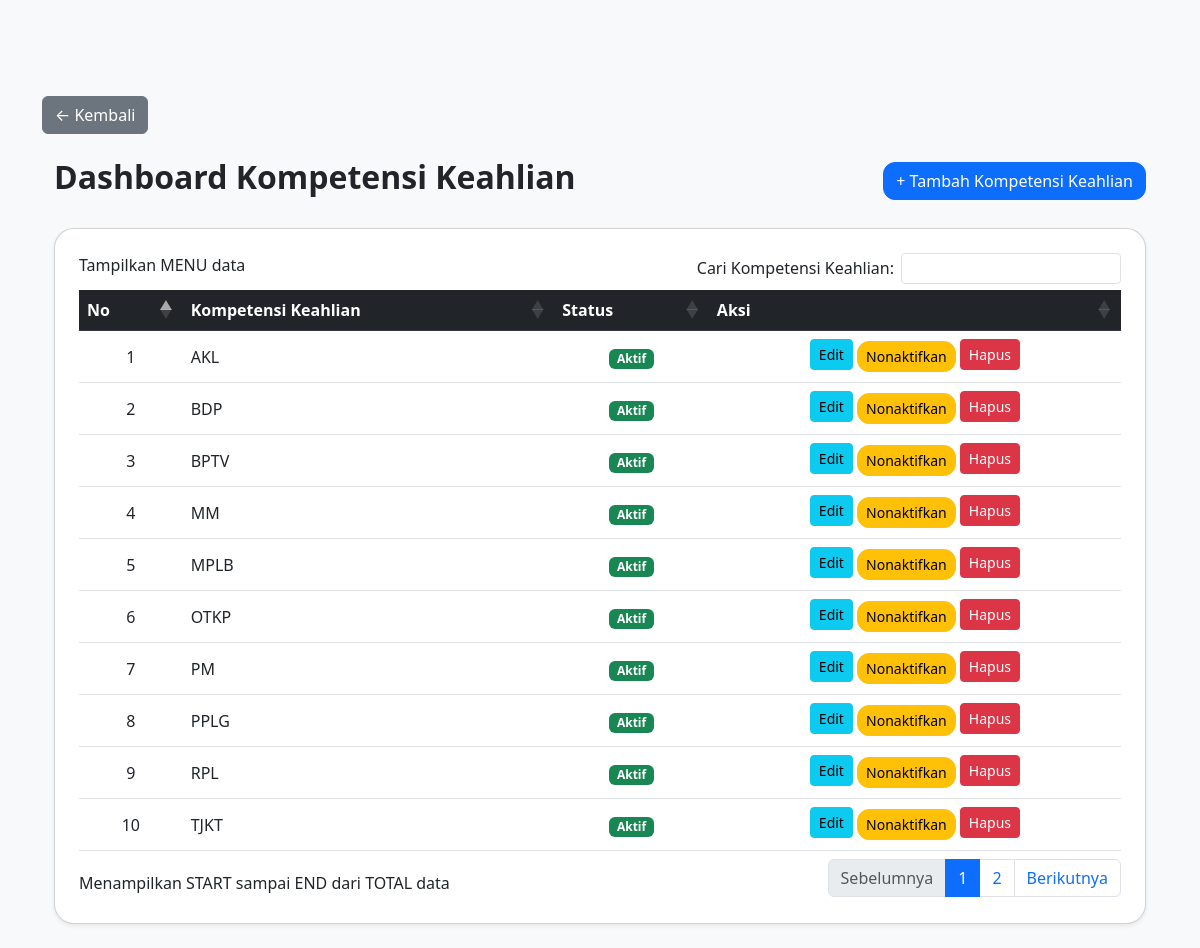
/semua_jurusan.php, run on an earlier commit of the app's database.
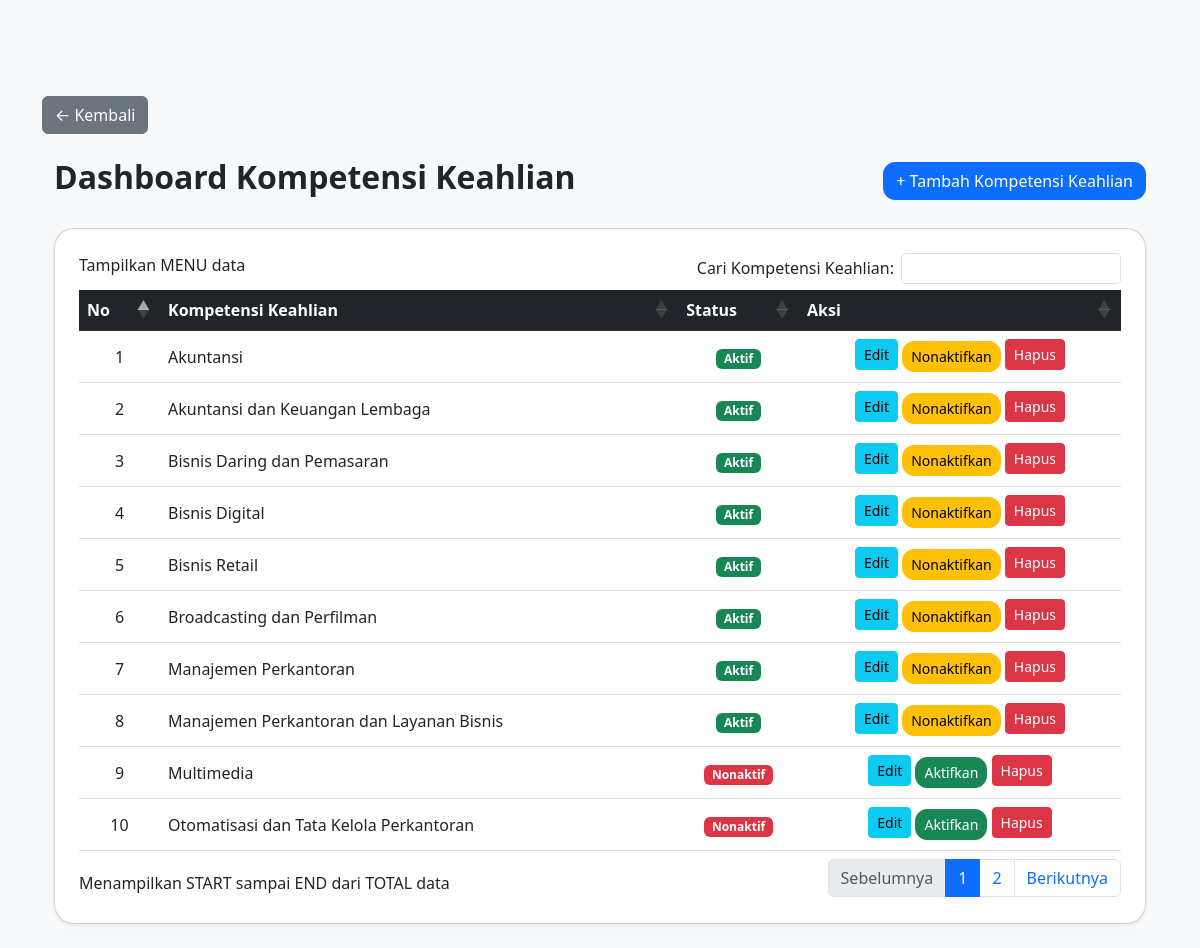
And on a later commit of the database.
### tables this page shows
CREATE TABLE `jurusan` (
  `id_jurusan` int(11) NOT NULL,
  `nama_jurusan` varchar(255) NOT NULL,
  `status` enum('Aktif','Nonaktif') DEFAULT 'Aktif'
);

### semua_jurusan.php (the view, shortened to what this page needs)
<?php
include 'koneksi.php';
?>
<!DOCTYPE html>
<html lang="id">
<head>
  <link href="https://cdn.jsdelivr.net/npm/bootstrap@5.3.0/dist/css/bootstrap.min.css" rel="stylesheet">
  <link href="https://cdn.datatables.net/1.13.6/css/dataTables.bootstrap5.min.css" rel="stylesheet">
</head>
<body>
<div class="container pt-5 mt-5">
  <div>
    <a href="index.php" class="btn btn-secondary">
      &larr; Kembali
    </a>
<div class="container py-4">
  <div class="d-flex justify-content-between align-items-center mb-4">
    <h2 class="fw-bold">Dashboard Kompetensi Keahlian</h2>
    <button class="btn btn-primary" data-bs-toggle="modal" data-bs-target="#modalTambah">+ Tambah Kompetensi Keahlian</button>
  </div>
  <div class="card shadow-sm p-4">
    <div class="table-responsive">
      <table id="tabelJurusan" class="table table-hover text-center align-middle">
        <thead class="table-dark">
          <tr>
            <th>No</th>
            <th>Kompetensi Keahlian</th>
            <th>Status</th>
            <th>Aksi</th>
          </tr>
        </thead>
        <tbody>
          <?php
          $no = 1;
          $query_jurusan = mysqli_query($koneksi, "SELECT * FROM jurusan ORDER BY nama_jurusan ASC");
          while ($row = mysqli_fetch_assoc($query_jurusan)) :
          ?>
          <tr>
            <td><?= $no++ ?></td>
            <td class="text-start"><?= htmlspecialchars($row['nama_jurusan']) ?></td>
            <td>
              <?php if ($row['status'] == 'Aktif') : ?>
                <span class="badge bg-success">Aktif</span>
              <?php else : ?>
                <span class="badge bg-danger">Nonaktif</span>
              <?php endif; ?>
            </td>
            <td>
              <button
                class="btn btn-info btn-sm mb-1"
                onclick="editJurusan('<?= htmlspecialchars($row['id_jurusan']) ?>', '<?= htmlspecialchars($row['nama_jurusan']) ?>')">
                Edit
              </button>
              <?php if ($row['status'] == 'Aktif') : ?>
                <button
                  class="btn btn-warning btn-sm"
                  onclick="konfirmasiStatus('<?= htmlspecialchars($row['id_jurusan']) ?>', 'Nonaktif')">
                  Nonaktifkan
                </button>
              <?php else : ?>
                <button
                  class="btn btn-success btn-sm"
                  onclick="konfirmasiStatus('<?= htmlspecialchars($row['id_jurusan']) ?>', 'Aktif')">
                  Aktifkan
                </button>
              <?php endif; ?>
              <button
              class="btn btn-danger btn-sm mb-1"
              onclick="hapusJurusan(<?= $row['id_jurusan'] ?>)">
               Hapus
              </button>
            </td>
          </tr>
          <?php endwhile; ?>
        </tbody>
      </table>
    </div>
  </div>
</div>
</body>
</html>

### semua_jurusan.php (style rules this page uses)
body { background-color: #f8f9fa; }
.card { border-radius: 20px; }
.btn-primary, .btn-success, .btn-warning { border-radius: 12px; }

What changed in the data, as far as the page shows it:
no longer on this page (row edited): jurusan: nama_jurusan "PM", status "Aktif"
no longer on this page (row edited): jurusan: nama_jurusan "PPLG", status "Aktif"
no longer on this page (row edited): jurusan: nama_jurusan "RPL", status "Aktif"
no longer on this page (row edited): jurusan: nama_jurusan "TJKT", status "Aktif"
added jurusan: nama_jurusan "Akuntansi", status "Aktif"
changed jurusan: nama_jurusan "AKL" → "Akuntansi dan Keuangan Lembaga"
changed jurusan: nama_jurusan "BDP" → "Bisnis Daring dan Pemasaran"
added jurusan: nama_jurusan "Bisnis Digital", status "Aktif"
added jurusan: nama_jurusan "Bisnis Retail", status "Aktif"
changed jurusan: nama_jurusan "BPTV" → "Broadcasting dan Perfilman"
added jurusan: nama_jurusan "Manajemen Perkantoran", status "Aktif"
changed jurusan: nama_jurusan "MPLB" → "Manajemen Perkantoran dan Layanan Bisnis"; moves up the list
changed jurusan: nama_jurusan "MM" → "Multimedia"; status "Aktif Nonaktifkan" → "Nonaktif Aktifkan"
changed jurusan: nama_jurusan "OTKP" → "Otomatisasi dan Tata Kelola Perkantoran"; status "Aktif Nonaktifkan" → "Nonaktif Aktifkan"
